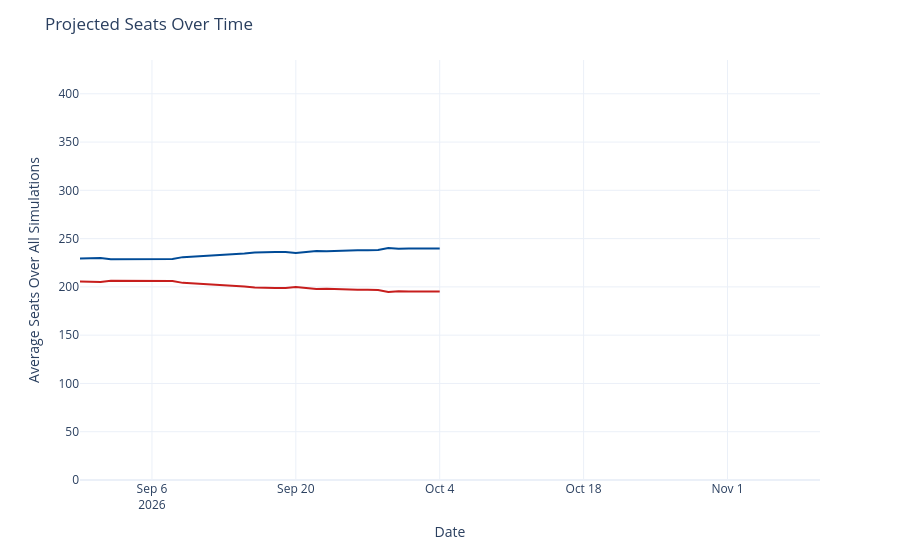

The code cell stored with this chart in its notebook:
### Code cell
seats_over_time = output_ts[(output_ts['geo'] == 'US House') &
                             (output_ts['type'] == 'seats')]
seats_over_time['rep_seats'] = seats_over_time['y'].map(lambda x: 435 - x)
seats_over_time = seats_over_time.rename({'y': 'Democrats', 'rep_seats': 'Republicans'}, axis=1)
seats_time_ser = px.line(seats_over_time, x='date', y=['Democrats', 'Republicans'], template='plotly_white',
                        color_discrete_map={'Democrats': '#004b97', 'Republicans': '#c71e1d'},)
seats_time_ser.update_traces(hovertemplate="%{y:.1f}")
seats_time_ser.update_layout(
    xaxis=dict(range=[pd.to_datetime('2026-08-30'), pd.to_datetime('2026-11-10')]),
    yaxis=dict(range=[0, 435]),
    xaxis_title='Date',
    yaxis_title='Average Seats Over All Simulations',
    title=dict(text="Projected Seats Over Time"),
    hovermode="x",
    showlegend=False
)
seats_time_ser

### Figure 1 — Plotly figure (JSON) as saved in the notebook; plotly's stock layout.template omitted (floating-point values rounded to 4 significant figures)
{"data": [{"hovertemplate": "%{y:.1f}", "legendgroup": "Democrats", "line": {"color": "#004b97", "dash": "solid"}, "marker": {"symbol": "circle"}, "mode": "lines", "name": "Democrats", "orientation": "v", "showlegend": true, "type": "scatter", "x": ["2026-08-30", "2026-08-31", "2026-09-01", "2026-09-02", "2026-09-03", "2026-09-04", "2026-09-05", "2026-09-06", "2026-09-07", "2026-09-08", "2026-09-09", "2026-09-14", "2026-09-15", "2026-09-16", "2026-09-17", "2026-09-18", "2026-09-19", "2026-09-20", "2026-09-21", "2026-09-22", "2026-09-23", "2026-09-24", "2026-09-25", "2026-09-26", "2026-09-27", "2026-09-28", "2026-09-29", "2026-09-30", "2026-10-01", "2026-10-02", "2026-10-03", "2026-10-04"], "xaxis": "x", "y": [229.4, 230.0, 230.0, 228.5, 228.5, 228.7, 228.7, 228.9, 228.8, 228.9, 230.8, 233.6, 234.7, 235.7, 236.2, 236.1, 236.0, 235.0, 236.2, 237.2, 236.9, 237.4, 237.9, 237.9, 237.9, 238.2, 240.4, 239.5, 239.7, 239.6, 239.5, 239.7], "yaxis": "y"}, {"hovertemplate": "%{y:.1f}", "legendgroup": "Republicans", "line": {"color": "#c71e1d", "dash": "solid"}, "marker": {"symbol": "circle"}, "mode": "lines", "name": "Republicans", "orientation": "v", "showlegend": true, "type": "scatter", "x": ["2026-08-30", "2026-08-31", "2026-09-01", "2026-09-02", "2026-09-03", "2026-09-04", "2026-09-05", "2026-09-06", "2026-09-07", "2026-09-08", "2026-09-09", "2026-09-14", "2026-09-15", "2026-09-16", "2026-09-17", "2026-09-18", "2026-09-19", "2026-09-20", "2026-09-21", "2026-09-22", "2026-09-23", "2026-09-24", "2026-09-25", "2026-09-26", "2026-09-27", "2026-09-28", "2026-09-29", "2026-09-30", "2026-10-01", "2026-10-02", "2026-10-03", "2026-10-04"], "xaxis": "x", "y": [205.6, 205.0, 205.0, 206.5, 206.5, 206.3, 206.3, 206.1, 206.2, 206.1, 204.2, 201.4, 200.3, 199.3, 198.8, 198.9, 199.0, 200.0, 198.8, 197.8, 198.1, 197.6, 197.1, 197.1, 197.1, 196.8, 194.6, 195.5, 195.3, 195.4, 195.5, 195.3], "yaxis": "y"}], "layout": {"hovermode": "x", "legend": {"title": {"text": "variable"}, "tracegroupgap": 0}, "margin": {"t": 60}, "showlegend": false, "title": {"text": "Projected Seats Over Time"}, "xaxis": {"anchor": "y", "domain": [0, 1], "range": ["2026-08-30T00:00:00", "2026-11-10T00:00:00"], "title": {"text": "Date"}}, "yaxis": {"anchor": "x", "domain": [0, 1], "range": [0, 435], "title": {"text": "Average Seats Over All Simulations"}}}}
